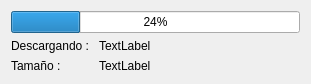
<?xml version="1.0" encoding="UTF-8"?>
<ui version="4.0">
 <class>DonwloadManager</class>
 <widget class="QWidget" name="DonwloadManager">
  <property name="geometry">
   <rect>
    <x>0</x>
    <y>0</y>
    <width>311</width>
    <height>79</height>
   </rect>
  </property>
  <property name="windowTitle">
   <string>Form</string>
  </property>
  <layout class="QVBoxLayout" name="verticalLayout">
   <item>
    <widget class="QProgressBar" name="progressBar">
     <property name="value">
      <number>24</number>
     </property>
    </widget>
   </item>
   <item>
    <layout class="QFormLayout" name="formLayout">
     <item row="0" column="0">
      <widget class="QLabel" name="label">
       <property name="text">
        <string>Descargando : </string>
       </property>
      </widget>
     </item>
     <item row="1" column="0">
      <widget class="QLabel" name="label_2">
       <property name="text">
        <string>Tamaño : </string>
       </property>
      </widget>
     </item>
     <item row="0" column="1">
      <widget class="QLabel" name="txtUrl">
       <property name="text">
        <string>TextLabel</string>
       </property>
      </widget>
     </item>
     <item row="1" column="1">
      <widget class="QLabel" name="txtSize">
       <property name="text">
        <string>TextLabel</string>
       </property>
      </widget>
     </item>
    </layout>
   </item>
  </layout>
 </widget>
 <resources/>
 <connections/>
</ui>
